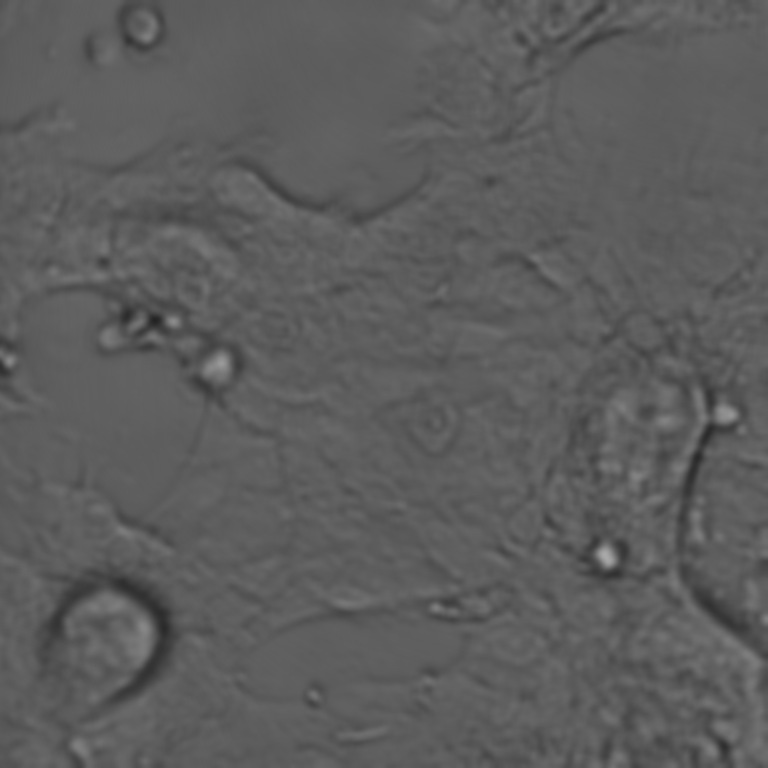
#> input picture data/exp/i26.bmp, 768 x 768 px, found by its file name; the run also reads 1 picture not shown here
$ jupyter execute --allow-errors MS_TIE-Experiments.ipynb
#> lines starting #> are read from the running program, lines starting #| are printed output that depends on the picture
This notebook is part of the supplementary material of the work.

**Related Reference:** "GPU-optimized Matrix Method for Phase Retrieval with the Transport of Intensity Equation" Alejandro Silva and Julia Alonso.

Last modified on 10/10/2024

Recomendations:

- IT IS STRONGLY RECOMMENDED TO RUN THIS ON GOOGLE COLAB

- We recommend running the code twice to avoid delays in the GPU connection.

[cell 1]
from google.colab import drive
#> (the rest of this cell did not finish here and is left out)

[cell 2]
path_repo = "/content/drive/My Drive/Doctorado/Paper-GPU-accelerated/REPO/MS-TIE-main"

[cell 3]
import numpy as np
import scipy.io as sio
import matplotlib.pyplot as plt
from scipy.fft import fft2, ifft2, fftshift
from tqdm import tqdm
import time
from math import comb
import cupy as cp
import cv2
from mpl_toolkits.axes_grid1 import make_axes_locatable
from skimage import filters, measure
import os
import pandas as pd

Propagation of the Electrical Field

[cell 4]
# [11 lines left out: function numerical_propagation, not called in this run]

FFT Solution Method

[cell 5]
# [52 lines left out: function TIE_FFT_solution, not called in this run]

iterDCT Method

[cell 6]
# [137 lines left out: functions EvenFlip, TIE_DCT_solver, Iter_DCT_solution, not called in this run]

Universal Solution Method (US-TIE)

[cell 7]
# [111 lines left out: functions TIE_MAX_solver, Universal_Solution, not called in this run]

Matrix Solution (MS-TIE)

[cell 8]
# [49 lines left out: functions conv2, Phase_Retrieve, not called in this run]

[cell 9]
import cv2
import os
import matplotlib.pyplot as plt

MAIN:

[cell 10]
ancho, alto = 1000, 1000
file_path_io = f'{path_repo}/data/exp/i26.bmp'
Io =cv2.imread(file_path_io, cv2.IMREAD_GRAYSCALE).astype(np.float64)/255
#> Io: shape (768, 768) float64; min 0.137, max 0.663, mean 0.363

file_path_iz = f'{path_repo}/data/exp/i28.bmp'
Iz =cv2.imread(file_path_iz, cv2.IMREAD_GRAYSCALE).astype(np.float64)/255
#> Iz: shape (768, 768) float64; min 0.149, max 0.643, mean 0.364

[cell 11]
print(Io.shape)
#| (768, 768)
print(Iz.shape)
#| (768, 768)

[cell 12]
path_base = f'{path_repo}/results'
os.makedirs(path_base, exist_ok = True)

[cell 13]
vmin = 0
vmax = 1


plt.figure(figsize=(10, 8))
plt.imshow(Io, cmap='gray',  vmin=vmin, vmax=vmax)
plt.axis('off')  # Eliminar los valores de los ejes
cbar = plt.colorbar()
cbar.ax.tick_params(labelsize=20)  # Ajusta el tamaño de las etiquetas
save_path = os.path.join( path_base, 'Io.png')
plt.savefig(save_path, bbox_inches='tight')
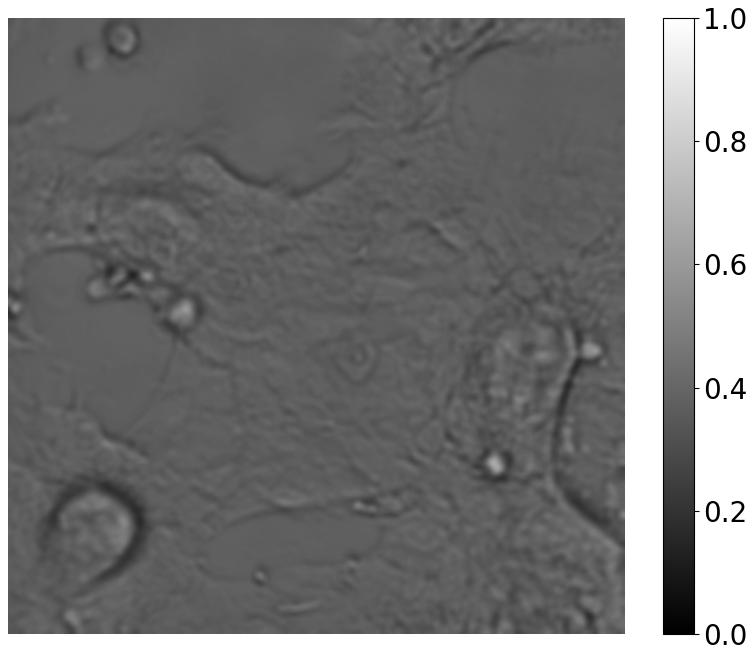
#> figure drawn by matplotlib, 2 panels
plt.show()

print()

plt.figure(figsize=(10, 8))
plt.imshow(Iz, cmap='gray',  vmin=vmin, vmax=vmax)
plt.axis('off')  # Eliminar los valores de los ejes
cbar = plt.colorbar()
cbar.ax.tick_params(labelsize=20)  # Ajusta el tamaño de las etiquetas
save_path = os.path.join( path_base, 'Iz.png')
plt.savefig(save_path, bbox_inches='tight')
plt.show()
